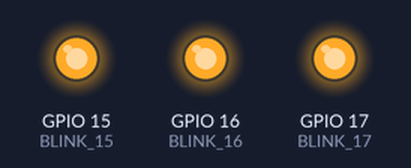
The program below on a simulated ESP32-S3. Shown: output pins drawn as LEDs (lit = HIGH).

Above: at 0.2 s.
At 1.7 s:
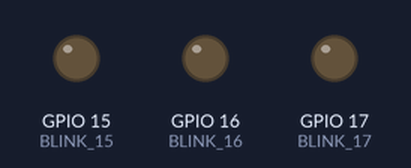
Timing chart, 0 to 3.0 s (numbered marks = the images above):
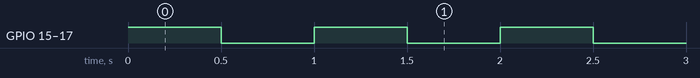

The program:

main.cpp
```cpp
#include <stdio.h>
#include "freertos/FreeRTOS.h"
#include "freertos/task.h"
#include "driver/gpio.h"
#include "sdkconfig.h"

// Define the GPIO pin for the LED
constexpr gpio_num_t BLINK_15 = GPIO_NUM_15;
constexpr gpio_num_t BLINK_16 = GPIO_NUM_16;
constexpr gpio_num_t BLINK_17 = GPIO_NUM_17;

constexpr BaseType_t xCoreID = 1;

TaskHandle_t led15_task_handle = NULL;
TaskHandle_t led16_task_handle = NULL;
TaskHandle_t led17_task_handle = NULL;

// Task for LED 15
void led15_task(void *pvParameters)
{
	for (;;)
	{
		gpio_set_level(BLINK_15, 1);
		vTaskDelay(pdMS_TO_TICKS(500));

		gpio_set_level(BLINK_15, 0);
		vTaskDelay(pdMS_TO_TICKS(500));
	}
}

// Task for LED 16
void led16_task(void *pvParameters)
{
	for (;;)
	{
		gpio_set_level(BLINK_16, 1);
		vTaskDelay(pdMS_TO_TICKS(500));

		gpio_set_level(BLINK_16, 0);
		vTaskDelay(pdMS_TO_TICKS(500));
	}
}

// Task for LED 17
void led17_task(void *pvParameters)
{
	for (;;)
	{
		gpio_set_level(BLINK_17, 1);
		vTaskDelay(pdMS_TO_TICKS(500));

		gpio_set_level(BLINK_17, 0);
		vTaskDelay(pdMS_TO_TICKS(500));
	}
}

extern "C" void app_main(void)
{
	// Configure the GPIO pin
	// gpio_reset_pin(BLINK_GPIO);
	// gpio_set_direction(BLINK_GPIO, GPIO_MODE_OUTPUT);

	gpio_config_t io_conf = {
		.pin_bit_mask = (1ULL << BLINK_15) | (1ULL << BLINK_16) | (1ULL << BLINK_17),
		.mode = GPIO_MODE_OUTPUT,
		.pull_up_en = GPIO_PULLUP_DISABLE,
		.pull_down_en = GPIO_PULLDOWN_DISABLE,
		.intr_type = GPIO_INTR_DISABLE};
	gpio_config(&io_conf);

	// Create tasks
	xTaskCreatePinnedToCore(
		led15_task,			// функція задачі
		"LED15_Task",		// назва задачі
		1024,				// розмір стека, байт
		NULL,				// параметри, що передаються задачі
		5,					// пріоритет задачі
		&led15_task_handle, // дескриптор задачі
		xCoreID);			// ядро процесора

	xTaskCreatePinnedToCore(
		led16_task,
		"LED16_Task",
		1024,
		NULL,
		5,
		&led16_task_handle,
		xCoreID);

	xTaskCreatePinnedToCore(
		led17_task,
		"LED17_Task",
		1024,
		NULL,
		5,
		&led17_task_handle,
		xCoreID);
}
```

Measured:
- by itself, GPIO 15 (BLINK_15), GPIO 16 (BLINK_16), GPIO 17 (BLINK_17): alternates HIGH for 0.50 s and LOW for 0.50 s
